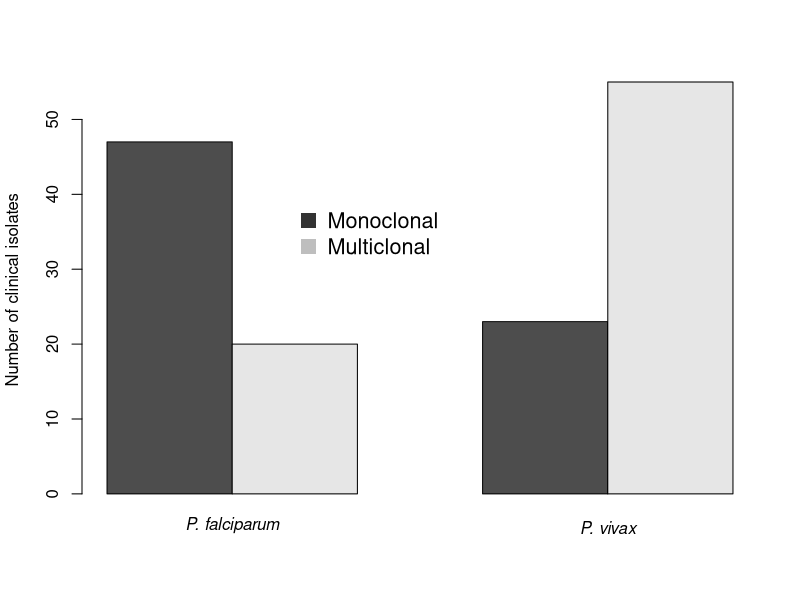

Generate this figure with R:
## Plot Fws as a bargraph
## Because the main Fws plot is difficult to understand quickly
## Started October 23

num_pv_mono <- 23
num_pv_multi <- 47
num_pf_mono <- 55
num_pf_multi <- 20

fws <- matrix(c(num_pv_multi, num_pv_mono, num_pf_multi, num_pf_mono),ncol=2,byrow=TRUE)

rownames <- c("P. vivax", "P. falciparum")
colnames <- c("Multiclonal", "Monoconal")


############ I HAVE SOMETHING SWITCHED IN HERE!!!!!!!!!!!!!!! PV AND PF ARE BACKWARD> MUST FIX IF USE IN PUB

barplot(fws, 
        beside = TRUE, 
        names.arg = c(expression(italic("P. falciparum")), expression(italic("P. vivax"))),
        ylab = "Number of clinical isolates")

legend(2.45, 40, legend = c("Monoclonal", "Multiclonal"), col = c("gray20", "gray"), pch = 15, pt.cex = 2, cex = 1.3, bty = "n")

